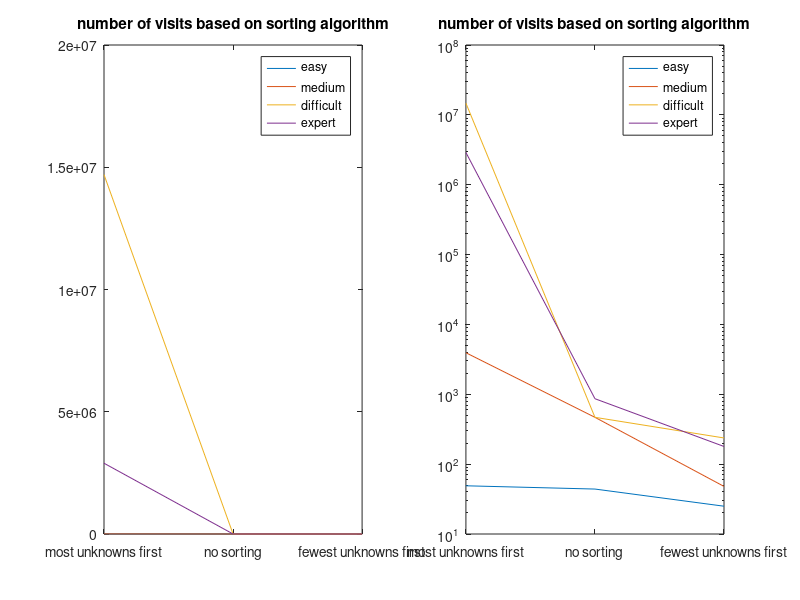

The MATLAB source for this figure:
# Optimization analysis

#nCombinations
# most unknowns first, unsorted, fewest unknowns first
expert=[2894674 864 179]
difficult=[14698240	468	237]
medium=[3933	468	48]
easy=[49	44	25]

subplot(1,2,1)
plot([easy;medium;difficult;expert]');
title('number of visits based on sorting algorithm')
legend(['easy'; 'medium'; 'difficult'; 'expert']);
set(gca, 'XTick', 1:3, 'XTickLabel', {'most unknowns first'; 'no sorting'; 'fewest unknowns first'});

subplot(1,2,2)
semilogy([easy;medium;difficult;expert]');
title('number of visits based on sorting algorithm')
legend(['easy'; 'medium'; 'difficult'; 'expert']);
set(gca, 'XTick', 1:3, 'XTickLabel', {'most unknowns first'; 'no sorting'; 'fewest unknowns first'});
